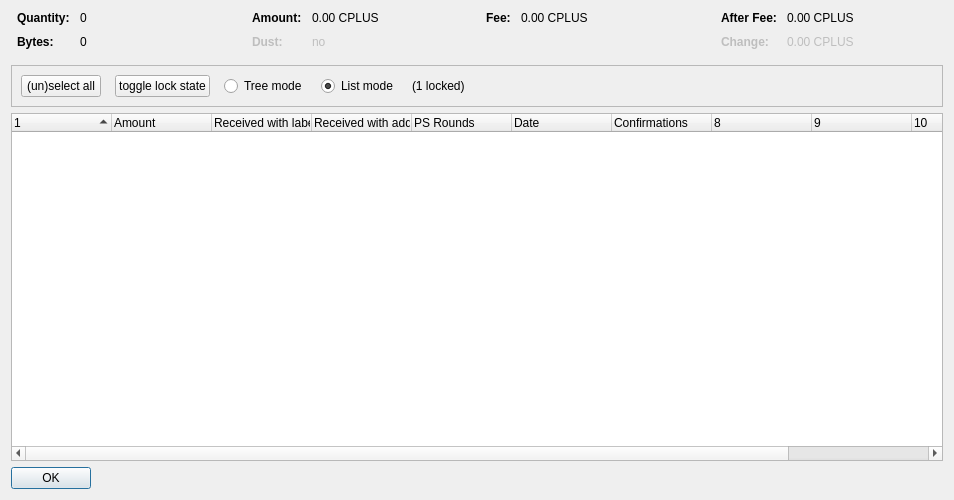
<?xml version="1.0" encoding="UTF-8"?>
<ui version="4.0">
 <class>CoinControlDialog</class>
 <widget class="QDialog" name="CoinControlDialog">
  <property name="geometry">
   <rect>
    <x>0</x>
    <y>0</y>
    <width>954</width>
    <height>500</height>
   </rect>
  </property>
  <property name="windowTitle">
   <string>Coin Selection</string>
  </property>
  <layout class="QVBoxLayout" name="verticalLayout">
   <item>
    <layout class="QHBoxLayout" name="horizontalLayoutTop" stretch="0,0,0,0">
     <property name="topMargin">
      <number>0</number>
     </property>
     <property name="bottomMargin">
      <number>10</number>
     </property>
     <item>
      <layout class="QFormLayout" name="formLayoutCoinControl1">
       <property name="horizontalSpacing">
        <number>10</number>
       </property>
       <property name="verticalSpacing">
        <number>10</number>
       </property>
       <property name="leftMargin">
        <number>6</number>
       </property>
       <property name="rightMargin">
        <number>6</number>
       </property>
       <item row="0" column="0">
        <widget class="QLabel" name="labelCoinControlQuantityText">
         <property name="font">
          <font>
           <weight>75</weight>
           <bold>true</bold>
          </font>
         </property>
         <property name="text">
          <string>Quantity:</string>
         </property>
        </widget>
       </item>
       <item row="0" column="1">
        <widget class="QLabel" name="labelCoinControlQuantity">
         <property name="cursor">
          <cursorShape>IBeamCursor</cursorShape>
         </property>
         <property name="contextMenuPolicy">
          <enum>Qt::ActionsContextMenu</enum>
         </property>
         <property name="text">
          <string notr="true">0</string>
         </property>
         <property name="textInteractionFlags">
          <set>Qt::LinksAccessibleByMouse|Qt::TextSelectableByKeyboard|Qt::TextSelectableByMouse</set>
         </property>
        </widget>
       </item>
       <item row="1" column="0">
        <widget class="QLabel" name="labelCoinControlBytesText">
         <property name="font">
          <font>
           <weight>75</weight>
           <bold>true</bold>
          </font>
         </property>
         <property name="text">
          <string>Bytes:</string>
         </property>
        </widget>
       </item>
       <item row="1" column="1">
        <widget class="QLabel" name="labelCoinControlBytes">
         <property name="cursor">
          <cursorShape>IBeamCursor</cursorShape>
         </property>
         <property name="contextMenuPolicy">
          <enum>Qt::ActionsContextMenu</enum>
         </property>
         <property name="text">
          <string notr="true">0</string>
         </property>
         <property name="textInteractionFlags">
          <set>Qt::LinksAccessibleByMouse|Qt::TextSelectableByKeyboard|Qt::TextSelectableByMouse</set>
         </property>
        </widget>
       </item>
      </layout>
     </item>
     <item>
      <layout class="QFormLayout" name="formLayoutCoinControl2">
       <property name="horizontalSpacing">
        <number>10</number>
       </property>
       <property name="verticalSpacing">
        <number>10</number>
       </property>
       <property name="leftMargin">
        <number>6</number>
       </property>
       <property name="rightMargin">
        <number>6</number>
       </property>
       <item row="0" column="0">
        <widget class="QLabel" name="labelCoinControlAmountText">
         <property name="font">
          <font>
           <weight>75</weight>
           <bold>true</bold>
          </font>
         </property>
         <property name="text">
          <string>Amount:</string>
         </property>
        </widget>
       </item>
       <item row="0" column="1">
        <widget class="QLabel" name="labelCoinControlAmount">
         <property name="cursor">
          <cursorShape>IBeamCursor</cursorShape>
         </property>
         <property name="contextMenuPolicy">
          <enum>Qt::ActionsContextMenu</enum>
         </property>
         <property name="text">
          <string notr="true">0.00 CPLUS</string>
         </property>
         <property name="textInteractionFlags">
          <set>Qt::LinksAccessibleByMouse|Qt::TextSelectableByKeyboard|Qt::TextSelectableByMouse</set>
         </property>
        </widget>
       </item>
       <item row="1" column="0">
        <widget class="QLabel" name="labelCoinControlLowOutputText">
         <property name="enabled">
          <bool>false</bool>
         </property>
         <property name="font">
          <font>
           <weight>75</weight>
           <bold>true</bold>
          </font>
         </property>
         <property name="text">
          <string>Dust:</string>
         </property>
        </widget>
       </item>
       <item row="1" column="1">
        <widget class="QLabel" name="labelCoinControlLowOutput">
         <property name="enabled">
          <bool>false</bool>
         </property>
         <property name="cursor">
          <cursorShape>IBeamCursor</cursorShape>
         </property>
         <property name="contextMenuPolicy">
          <enum>Qt::ActionsContextMenu</enum>
         </property>
         <property name="text">
          <string notr="true">no</string>
         </property>
         <property name="textInteractionFlags">
          <set>Qt::LinksAccessibleByMouse|Qt::TextSelectableByKeyboard|Qt::TextSelectableByMouse</set>
         </property>
        </widget>
       </item>
      </layout>
     </item>
     <item>
      <layout class="QFormLayout" name="formLayoutCoinControl3">
       <property name="horizontalSpacing">
        <number>10</number>
       </property>
       <property name="verticalSpacing">
        <number>10</number>
       </property>
       <property name="leftMargin">
        <number>6</number>
       </property>
       <property name="rightMargin">
        <number>6</number>
       </property>
       <item row="0" column="0">
        <widget class="QLabel" name="labelCoinControlFeeText">
         <property name="font">
          <font>
           <weight>75</weight>
           <bold>true</bold>
          </font>
         </property>
         <property name="text">
          <string>Fee:</string>
         </property>
        </widget>
       </item>
       <item row="0" column="1">
        <widget class="QLabel" name="labelCoinControlFee">
         <property name="cursor">
          <cursorShape>IBeamCursor</cursorShape>
         </property>
         <property name="contextMenuPolicy">
          <enum>Qt::ActionsContextMenu</enum>
         </property>
         <property name="text">
          <string notr="true">0.00 CPLUS</string>
         </property>
         <property name="textInteractionFlags">
          <set>Qt::LinksAccessibleByMouse|Qt::TextSelectableByKeyboard|Qt::TextSelectableByMouse</set>
         </property>
        </widget>
       </item>
      </layout>
     </item>
     <item>
      <layout class="QFormLayout" name="formLayoutCoinControl4">
       <property name="horizontalSpacing">
        <number>10</number>
       </property>
       <property name="verticalSpacing">
        <number>10</number>
       </property>
       <property name="leftMargin">
        <number>6</number>
       </property>
       <property name="rightMargin">
        <number>6</number>
       </property>
       <item row="0" column="0">
        <widget class="QLabel" name="labelCoinControlAfterFeeText">
         <property name="font">
          <font>
           <weight>75</weight>
           <bold>true</bold>
          </font>
         </property>
         <property name="text">
          <string>After Fee:</string>
         </property>
        </widget>
       </item>
       <item row="0" column="1">
        <widget class="QLabel" name="labelCoinControlAfterFee">
         <property name="cursor">
          <cursorShape>IBeamCursor</cursorShape>
         </property>
         <property name="contextMenuPolicy">
          <enum>Qt::ActionsContextMenu</enum>
         </property>
         <property name="text">
          <string notr="true">0.00 CPLUS</string>
         </property>
         <property name="textInteractionFlags">
          <set>Qt::LinksAccessibleByMouse|Qt::TextSelectableByKeyboard|Qt::TextSelectableByMouse</set>
         </property>
        </widget>
       </item>
       <item row="1" column="0">
        <widget class="QLabel" name="labelCoinControlChangeText">
         <property name="enabled">
          <bool>false</bool>
         </property>
         <property name="font">
          <font>
           <weight>75</weight>
           <bold>true</bold>
          </font>
         </property>
         <property name="text">
          <string>Change:</string>
         </property>
        </widget>
       </item>
       <item row="1" column="1">
        <widget class="QLabel" name="labelCoinControlChange">
         <property name="enabled">
          <bool>false</bool>
         </property>
         <property name="cursor">
          <cursorShape>IBeamCursor</cursorShape>
         </property>
         <property name="contextMenuPolicy">
          <enum>Qt::ActionsContextMenu</enum>
         </property>
         <property name="text">
          <string notr="true">0.00 CPLUS</string>
         </property>
         <property name="textInteractionFlags">
          <set>Qt::LinksAccessibleByMouse|Qt::TextSelectableByKeyboard|Qt::TextSelectableByMouse</set>
         </property>
        </widget>
       </item>
      </layout>
     </item>
    </layout>
   </item>
   <item>
    <widget class="QFrame" name="frame">
     <property name="minimumSize">
      <size>
       <width>0</width>
       <height>40</height>
      </size>
     </property>
     <property name="frameShape">
      <enum>QFrame::StyledPanel</enum>
     </property>
     <property name="frameShadow">
      <enum>QFrame::Sunken</enum>
     </property>
     <layout class="QHBoxLayout" name="horizontalLayout">
      <item>
       <layout class="QHBoxLayout" name="horizontalLayoutPanel" stretch="0,0,0,0,0,0">
        <property name="spacing">
         <number>14</number>
        </property>
        <item>
         <widget class="QPushButton" name="pushButtonSelectAll">
          <property name="sizePolicy">
           <sizepolicy hsizetype="Maximum" vsizetype="Fixed">
            <horstretch>0</horstretch>
            <verstretch>0</verstretch>
           </sizepolicy>
          </property>
          <property name="text">
           <string>(un)select all</string>
          </property>
          <property name="autoDefault">
           <bool>false</bool>
          </property>
         </widget>
        </item>
        <item>
         <widget class="QPushButton" name="pushButtonToggleLock">
          <property name="sizePolicy">
           <sizepolicy hsizetype="Maximum" vsizetype="Fixed">
            <horstretch>0</horstretch>
            <verstretch>0</verstretch>
           </sizepolicy>
          </property>
          <property name="text">
           <string>toggle lock state</string>
          </property>
          <property name="autoDefault">
           <bool>false</bool>
          </property>
         </widget>
        </item>
        <item>
         <widget class="QRadioButton" name="radioTreeMode">
          <property name="sizePolicy">
           <sizepolicy hsizetype="Maximum" vsizetype="Fixed">
            <horstretch>0</horstretch>
            <verstretch>0</verstretch>
           </sizepolicy>
          </property>
          <property name="text">
           <string>Tree mode</string>
          </property>
         </widget>
        </item>
        <item>
         <widget class="QRadioButton" name="radioListMode">
          <property name="sizePolicy">
           <sizepolicy hsizetype="Maximum" vsizetype="Fixed">
            <horstretch>0</horstretch>
            <verstretch>0</verstretch>
           </sizepolicy>
          </property>
          <property name="text">
           <string>List mode</string>
          </property>
          <property name="checked">
           <bool>true</bool>
          </property>
         </widget>
        </item>
        <item>
         <widget class="QLabel" name="labelLocked">
          <property name="text">
           <string>(1 locked)</string>
          </property>
         </widget>
        </item>
        <item>
         <spacer name="horizontalSpacer">
          <property name="orientation">
           <enum>Qt::Horizontal</enum>
          </property>
          <property name="sizeHint" stdset="0">
           <size>
            <width>40</width>
            <height>20</height>
           </size>
          </property>
         </spacer>
        </item>
       </layout>
      </item>
     </layout>
    </widget>
   </item>
   <item>
    <widget class="CoinControlTreeWidget" name="treeWidget">
     <property name="contextMenuPolicy">
      <enum>Qt::CustomContextMenu</enum>
     </property>
     <property name="sortingEnabled">
      <bool>false</bool>
     </property>
     <property name="columnCount">
      <number>11</number>
     </property>
     <attribute name="headerShowSortIndicator" stdset="0">
      <bool>true</bool>
     </attribute>
     <attribute name="headerStretchLastSection">
      <bool>false</bool>
     </attribute>
     <column>
      <property name="text">
       <string/>
      </property>
     </column>
     <column>
      <property name="text">
       <string>Amount</string>
      </property>
     </column>
     <column>
      <property name="text">
       <string>Received with label</string>
      </property>
     </column>
     <column>
      <property name="text">
       <string>Received with address</string>
      </property>
     </column>
     <column>
      <property name="text">
       <string>PS Rounds</string>
      </property>
     </column>
     <column>
      <property name="text">
       <string>Date</string>
      </property>
     </column>
     <column>
      <property name="text">
       <string>Confirmations</string>
      </property>
      <property name="toolTip">
       <string>Confirmed</string>
      </property>
     </column>
     <column>
      <property name="text">
       <string/>
      </property>
     </column>
     <column>
      <property name="text">
       <string/>
      </property>
     </column>
     <column>
      <property name="text">
       <string/>
      </property>
     </column>
     <column>
      <property name="text">
       <string/>
      </property>
     </column>
    </widget>
   </item>
   <item>
    <widget class="QDialogButtonBox" name="buttonBox">
     <property name="sizePolicy">
      <sizepolicy hsizetype="Maximum" vsizetype="Fixed">
       <horstretch>0</horstretch>
       <verstretch>0</verstretch>
      </sizepolicy>
     </property>
     <property name="orientation">
      <enum>Qt::Horizontal</enum>
     </property>
     <property name="standardButtons">
      <set>QDialogButtonBox::Ok</set>
     </property>
    </widget>
   </item>
  </layout>
 </widget>
 <customwidgets>
  <customwidget>
   <class>CoinControlTreeWidget</class>
   <extends>QTreeWidget</extends>
   <header>coincontroltreewidget.h</header>
  </customwidget>
 </customwidgets>
 <resources/>
 <connections/>
</ui>
